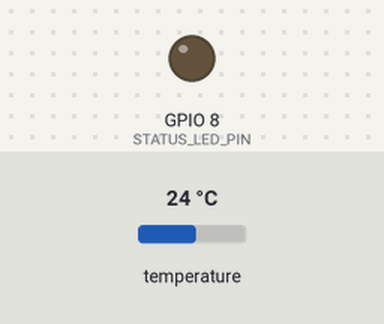
Recording of a sketch running on a simulated ESP32-S3. Shown: output pins drawn as LEDs (lit = HIGH). The test bench sets the inputs (shaded band); at power-on: temperature 24 °C. WiFi joins after 1.5 s; servers stay silent unless stated; uploads are accepted with an empty reply; pins used as bus, display or sensor lines are not drawn; what the sketch prints to the serial monitor is not drawn. At 2.0 s the program puts the board to deep sleep or switches it off; the recording ends there.

Above: at 0.1 s.
Timing chart, 0 to 2.0 s (numbered marks = the images above):
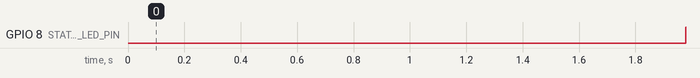

Measured:
- by itself, GPIO 8 (STATUS_LED_PIN): LOW → HIGH at 2.0 s

The sketch:

ESP.ino
```cpp
#include <WiFi.h>
#include <HTTPClient.h>
#include <OneWire.h>
#include <DallasTemperature.h>

// Hardware Pin Definitions
#define ONE_WIRE_BUS 3
#define SENSOR_PIN 6
#define STATUS_LED_PIN 8

// DS18B20 Sensor Configurations
OneWire oneWire(ONE_WIRE_BUS);
DallasTemperature sensors(&oneWire);

// Deep Sleep Duration (5 minutes in microseconds)
const uint64_t DEEP_SLEEP_TIME = 5ULL * 60ULL * 1000000ULL;

// Wi-Fi Credentials
const char* WIFI_SSID = "MIN_WIFI";
const char* WIFI_PASSWORD = "minmin12345678";

// Target API Server URL
const char* SERVER_URL = "https://lab-iot-temperture-7day.onrender.com/api/temp";

/**
 * Initialize sensors and configure hardware pin modes
 */
void initDevices() {
  pinMode(ONE_WIRE_BUS, INPUT);
  pinMode(SENSOR_PIN, OUTPUT);
  pinMode(STATUS_LED_PIN, OUTPUT);

  // Power up the DS18B20 sensor
  digitalWrite(SENSOR_PIN, HIGH);
  delay(100); // Wait for the sensor to stabilize after powering up

  sensors.begin();
  sensors.setResolution(9);
}

/**
 * Read temperature from DS18B20 sensor
 * @return temperature in Celsius, or -127.0 if reading fails
 */
float readSensor() {
  sensors.requestTemperatures();
  float temp = sensors.getTempCByIndex(0);
  Serial.print("🌡️ Sensor temperature reading: ");
  Serial.print(temp);
  Serial.println(" °C");
  return temp;
}

/**
 * Connect to local Wi-Fi network with a timeout
 * @return true if successfully connected, false otherwise
 */
bool connectWiFi() {
  WiFi.begin(WIFI_SSID, WIFI_PASSWORD);
  Serial.print("Connecting to Wi-Fi");

  // Attempt connection for up to 20 seconds (40 attempts * 500ms)
  int attempts = 0;
  while (WiFi.status() != WL_CONNECTED && attempts < 40) {
    delay(500);
    Serial.print(".");
    attempts++;
  }

  if (WiFi.status() == WL_CONNECTED) {
    Serial.println("\n✅ Wi-Fi connected successfully!");
    return true;
  } else {
    Serial.println("\n❌ Failed to connect to Wi-Fi.");
    return false;
  }
}

/**
 * Send temperature reading to the API server via POST request
 * @param temp Temperature value to be sent
 */
void sendData(float temp) {
  HTTPClient http;
  http.begin(SERVER_URL);
  http.addHeader("Content-Type", "application/json");

  // Construct JSON Payload: {"temperature": 25.5}
  String jsonPayload = "{\"temperature\":" + String(temp, 2) + "}";
  Serial.println("📦 Sending data payload: " + jsonPayload);

  int httpResponseCode = http.POST(jsonPayload);
  if (httpResponseCode > 0) {
    Serial.print("✅ Data sent successfully. Server response code: ");
    Serial.println(httpResponseCode);
    String responseMessage = http.getString();
    Serial.println("💬 Server message: " + responseMessage);

    // Blink LED 1 time upon successful POST
    digitalWrite(STATUS_LED_PIN, LOW);
    delay(50);
    digitalWrite(STATUS_LED_PIN, HIGH);
  } else {
    Serial.print("❌ Failed to send data. HTTP Error code: ");
    Serial.println(httpResponseCode);
  }
  http.end();
}

/**
 * Disconnect peripherals and put ESP32 into Deep Sleep
 */
void goToSleep() {
  // Disconnect Wi-Fi to save power
  WiFi.disconnect(true);
  WiFi.mode(WIFI_OFF);

  // Power down the sensor
  digitalWrite(SENSOR_PIN, LOW);

  // Ensure the status LED is completely turned OFF to save power during Deep Sleep
  digitalWrite(STATUS_LED_PIN, HIGH);

  Serial.println("💤 Entering Deep Sleep mode...");
  Serial.flush();

  // Enable timer wakeup and enter sleep
  esp_sleep_enable_timer_wakeup(DEEP_SLEEP_TIME);
  esp_deep_sleep_start();
}

void setup() {
  // Initialize serial communication for debugging
  Serial.begin(115200);

  // 1. Initialize peripherals
  initDevices();

  // 2. Read temperature sensor
  float currentTemp = readSensor();

  // 3. Establish Wi-Fi connection
  bool isConnected = connectWiFi();

  // 4. Submit sensor data to API server if connected
  if (isConnected) {
    sendData(currentTemp);
  }

  // 5. Enter Deep Sleep
  goToSleep();
}

void loop() {
  // Unused because the ESP32 performs a reset and runs setup() again upon waking from Deep Sleep
}
```
